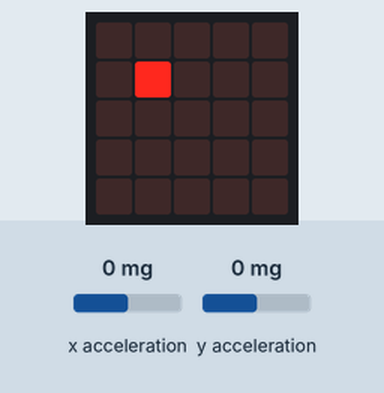
This program was run on a simulated BBC micro:bit (MakeCode). On the bench: the board's 5×5 LED display. Inputs (shaded band) come from the test bench; at power-on: x acceleration 0 mg, y acceleration 0 mg. What the program prints to the serial console is not drawn.

Above: at 1.6 s.
1.7 s: x acceleration set to -1440 mg
At 2.4 s:
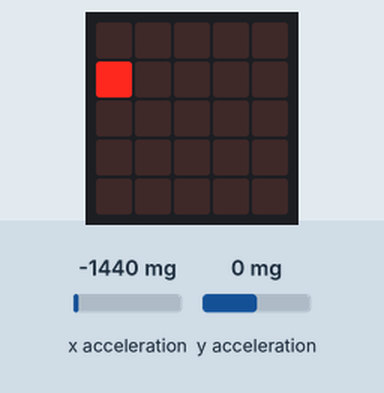
3.2 s: y acceleration set to -1440 mg
At 4.2 s:
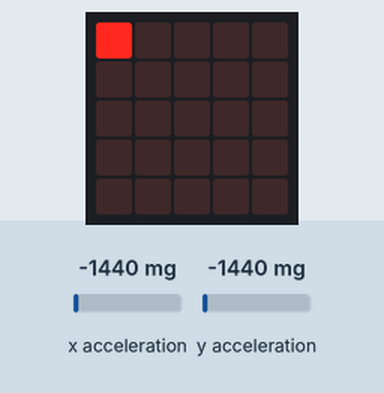
4.7 s: x acceleration set to -750 mg
At 5.6 s:
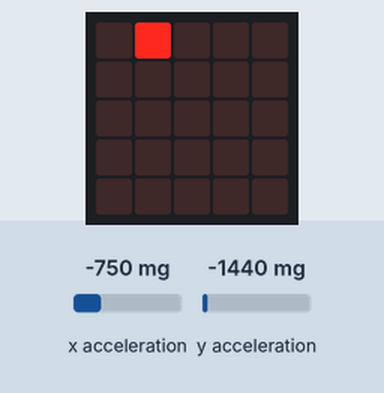
6.2 s: x acceleration set to 0 mg
At 6.9 s:
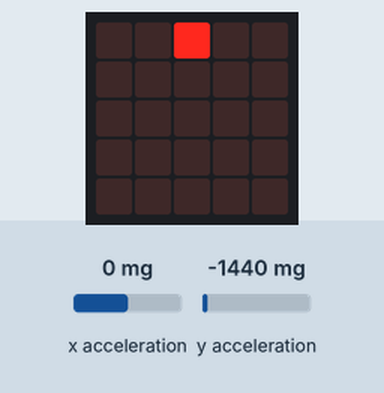
7.7 s: y acceleration set to -750 mg
At 8.2 s:
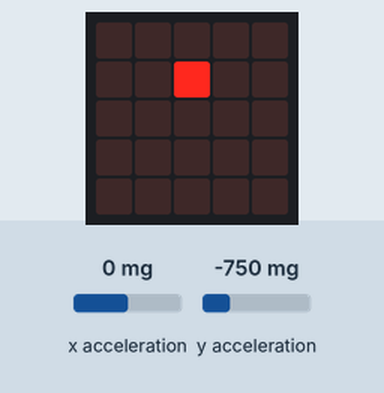
9.2 s: x acceleration set to 750 mg
At 10.5 s:
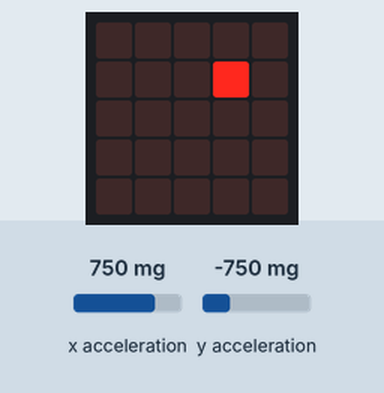
Timing chart, 0 to 11.7 s (numbered marks = the images above; inputs shaded):
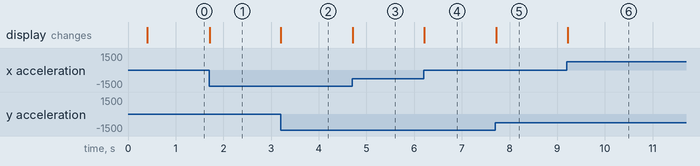

The program:

main.ts
```typescript
function up () {
    if (my > lmy) {
        led.unplot(x, y)
        y += 1
    }
}
function left () {
    if (mx > lmx) {
        led.unplot(x, y)
        x += 1
    }
}
function down () {
    if (my < lmy) {
        led.unplot(x, y)
        y += -1
    }
}
function riight () {
    if (mx < lmx) {
        led.unplot(x, y)
        x += -1
    }
}
let lmx = 0
let lmy = 0
let y = 0
let x = 0
let my = 0
let mx = 0
mx = 2
my = 2
x = 2
y = 2
basic.showLeds(`
    . . . . .
    . . . . .
    . . # . .
    . . . . .
    . . . . .
    `)
basic.forever(function () {
    lmx = mx
    lmy = my
    mx = input.acceleration(Dimension.X)
    my = input.acceleration(Dimension.Y)
    serial.writeNumber(input.acceleration(Dimension.X))
    serial.writeNumber(input.acceleration(Dimension.Y))
    riight()
    left()
    up()
    down()
    if (x < 0) {
        x = 0
    }
    if (x > 4) {
        x = 4
    }
    if (y < 0) {
        y = 0
    }
    if (y > 4) {
        y = 4
    }
    led.plot(x, y)
})
```

test.ts
```typescript
// 在這裡測試；當此封包作為擴充功能時，將不會編譯此內容。
```

Measured:
- after the input at 1.7 s, the display: changes at once (image 1)
- after the input at 3.2 s, the display: changes at once (image 2)
- after the input at 4.7 s, the display: changes at once (image 3)
- after the input at 6.2 s, the display: changes at once (image 4)
- after the input at 7.7 s, the display: changes at once (image 5)
- after the input at 9.2 s, the display: changes at once (image 6)
